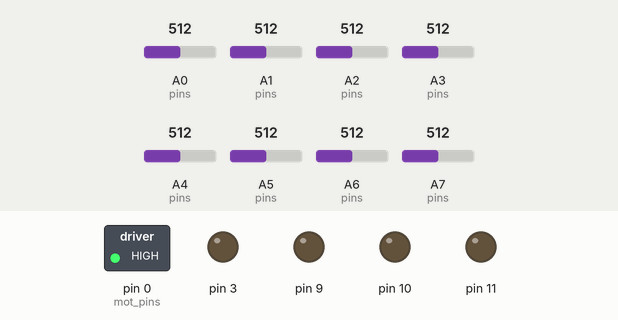
This sketch was run on a simulated Arduino Nano, built with avr-gcc and run on an emulated ATmega328P. Shown: switched loads named in the sketch (green lamp = pin HIGH), output pins drawn as LEDs (lit = HIGH). The inputs (shaded band) are chosen by the test bench; at power-on: A4 (pins) = 512, A6 (pins) = 512, A0 (pins) = 512, A1 (pins) = 512, A2 (pins) = 512, A3 (pins) = 512, A5 (pins) = 512, A7 (pins) = 512.

Above: at 2.9 s.
3.0 s: A4 (pins) set to 505
At 5.8 s:
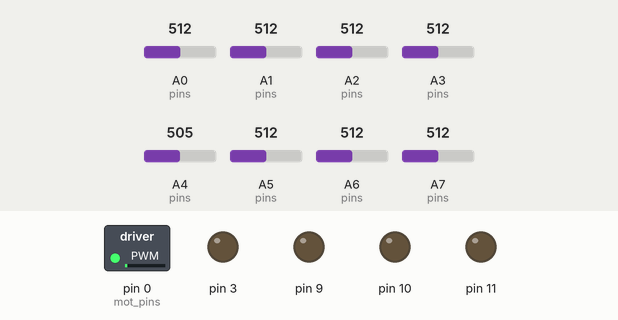
6.0 s: A6 (pins) set to 496
At 6.5 s:
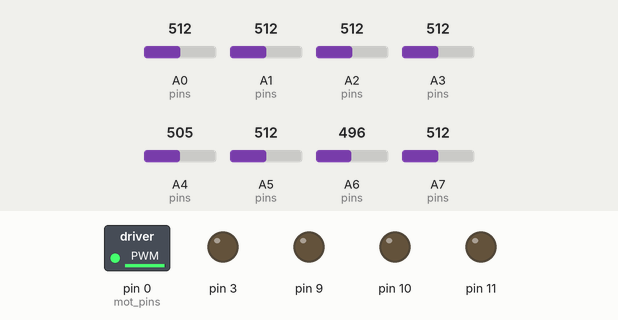
7.5 s: A0 (pins) set to 503
At 8.4 s:
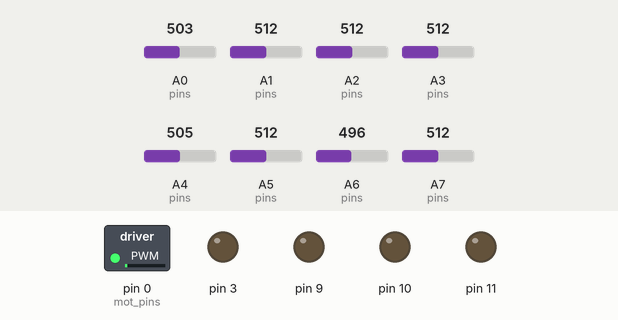
Timing chart, 0 to 10.5 s (numbered marks = the images above; inputs shaded):
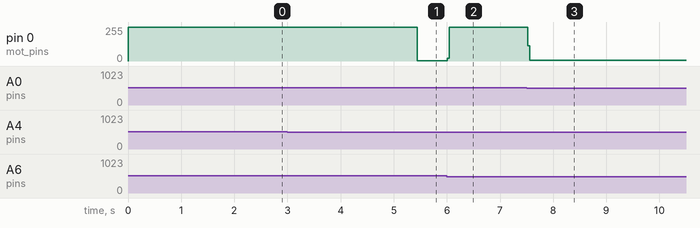

The sketch:

maze_solver.ino
```cpp
/* TODO: Base speed, response delay, wheels, continuous calibration */

#include <math.h>

// #include "constants.h"
constexpr float kp = 80,ki = 0,kd =0;
constexpr int base_pwm = 0; // max speed
constexpr unsigned int response_delay = 0;
constexpr float calibration_ratio = 0.6;

constexpr int n = 8;
constexpr int sensor_distances[] = {-4, -3, -2, -1, +1, +2, +3, +4};
constexpr bool black_line = false;
constexpr int line_width = 2;

// constexpr int west = 0, north = 1, east = 2, south = 3;
// int heading = north;
constexpr int left = -1, front = 0, right = 1, back = 2;

const int en[2] = {0, 0}; // pin to enable motors " can be shorted to 3v3 or 5v if no pins are available "
const int mot_pins[6] = {0, 0, 0, 0, 0, 0}; // tb6612fng motor driver pins
int ir1 = A0;
int ir2 = A1;
int ir3 = A2;
int ir4 = A3;
int ir5 = A4;
int ir6 = A5;
int ir7 = A6;
int ir8 = A7;
int pins[8] = {ir1, ir2, ir3, ir4, ir5, ir6, ir7, ir8};
// end constants.h

//int thresholds[8] = {150, 150, 150, 150, 150, 150, 150, 150};
int thresholds[8];

int left_motor_pwm;
int right_motor_pwm;
float current_pos;  //PID error
float set_pos=0;    //Sensor 4,5 go high
float reset,prev_error;
unsigned long int prev_time;

int an_ir[8];
int dig_ir[8];

// #include "TB6612FNG.cpp"
void assignMotor(int speed, const bool forward_direction, const int in1, const int in2, const int pwm_pin){
  // pwm: 0-255
  // dir: High is forward
  speed = speed>255 ? 255 :speed<0 ? 0 :speed;
  digitalWrite(in1, forward_direction);
  digitalWrite(in2, !forward_direction);
  analogWrite(pwm_pin, speed);
}

void writeMotor(const int motor_pwm, const int mot_pins[] = mot_pins){
  assignMotor(abs(motor_pwm), motor_pwm > 0, mot_pins[0], mot_pins[1], mot_pins[2]);
}

void writeMotors(const int left_motor_pwm, const int right_motor_pwm, const int mot_pins[6] = mot_pins){
  writeMotor(left_motor_pwm, mot_pins);
  writeMotor(right_motor_pwm, mot_pins+3);
}

void startSpinning(const bool clockwise_flag, const int mot_pins[6] = mot_pins){
  assignMotor(255, clockwise_flag, mot_pins[0], mot_pins[1], mot_pins[2]);
  assignMotor(255, !clockwise_flag, mot_pins[3], mot_pins[4], mot_pins[5]);
}

void stopMoving(const int mot_pins[6] = mot_pins){
  assignMotor(0, HIGH, mot_pins[0], mot_pins[1], mot_pins[2]);
  assignMotor(0, HIGH, mot_pins[3], mot_pins[4], mot_pins[5]);
}

void writeMotors(const int pid){
  left_motor_pwm = pid>0 ? base_pwm : base_pwm-pid;
  right_motor_pwm = pid>0 ? base_pwm-pid : base_pwm;
  writeMotors(base_pwm + pid, base_pwm - pid);
}
// end of TB6612FNG.cpp

void sensorsRead(int sensor_data[]=an_ir, int const pins[]=pins, int n = 8){
  for(int i=0; i<n; i++){
    sensor_data[i] = analogRead(pins[i]);
  }
}

void digitaliseData(bool mode, int sensor_data[]=an_ir, int const thresholds[]=thresholds, int const  n = 8)
{
  int sign = mode ? +1 : -1;
  for(int i=0; i<n; ++i){
    dig_ir[i] = sign * sensor_data[i] > sign * thresholds[i];
  }
}


  /*void sensorsRead(int *sensor_data = an_ir, int *pins = pins, int n = 8){  //Read sensor Data
    for(int i=0; i<n; i++){
      sensor_data[i] = analogRead(pins[i]);

      if(sensor_data[i]> 150){
        dig_ir[i]=1;

      }
      else{
        dig_ir[i]=0;
      }
    }
  }*/

signed  int value_assign[8]={-4,-3,-2,-1,1,2,3,4};

  //Find position of line
float getPosition(const int sensor_data[]=dig_ir, const int n = 8, const int sensor_distances[] = sensor_distances){
  int number_of_high_sensors = 0;
  float sum_of_high_sensors = 0;
  for(int i=0; i<n; i++){
    if(sensor_data[i]){
      number_of_high_sensors += 1; // number of on sensors
      sum_of_high_sensors += sensor_distances[i];
    }
  }
  if(!number_of_high_sensors){
    return 0;  // edge case handling -- if everything is zero, return 0 instead of NaN
  }
  float deviation = sum_of_high_sensors/number_of_high_sensors; // error value for pid
  return +deviation; // CONVENTION: ROBOT TURNING RIGHT IS POSITIVE
}

float getPID(float error)
{
  static float reset,prev_error;
  static unsigned long int prev_time;
  //Error is the difference between the postion of the bot and the position we want it to be
  unsigned long current_time=millis();
  double del_time=current_time-prev_time;                   //Steady state error
  reset += error*del_time;                                 //Reset-The small errors that get accumulated over time *reset gets added over time , hence global variable
  float rate_error= (error-prev_error)/del_time;
  //float rate_error = error-prev_error;//Rate of change of error
  float pid=kp*(error) + ki*(reset) + kd*(rate_error);     //Calculate PID value

  if(pid!=0){
  //Serial.print(error);
  //Serial.print(" ");
  //Serial.print(rate_error);
  //Serial.print(" ");
  //Serial.print(pid);
  //Serial.print("\n");
  }
  prev_error=error;
  prev_time=current_time;

  return pid;


}
void printArray(int array[], int n=8){
  for(int i=0; i<n; ++i){
    Serial.print(array[i]);
    Serial.print(" ");
  }
  Serial.print("\n");
}

void sensorsRead(int sensor_data[], byte const pins[], int n = 8){
  for(int i=0; i<n; i++){
    sensor_data[i] = analogRead(pins[i]);
  }
}

void newCalibrate(int thresholds[], int const pins[], int const n = 8){
  startSpinning(HIGH);
  int sensorData[n];
  int minValues[n], maxValues[n];
  for(int i=0; i<2000; ++i){
    sensorsRead(sensorData, pins, n);
    for(int j=0; j<n; ++j){
      if(sensorData[j]<minValues[j] || i==0){
        minValues[j] = sensorData[j];
      }
      if(sensorData[j]>maxValues[j] || i==0){
        maxValues[j] = sensorData[j];
      }
    }
  }
  // is this for stopping when everything is black?
  for(int i=0; i<n; ++i){
    thresholds[i] = minValues[i] + calibration_ratio * (maxValues[i] - minValues[i]);
  }
 //Serial.print("no stop");

}

void testingIncrementConstant(unsigned const int increment_delay){
  //kd = int(millis() / increment_delay);
}

void setup() {
    // put your setup code here, to run once

    pinMode(3, OUTPUT);
    pinMode(9, OUTPUT);
    pinMode(10, OUTPUT);
    pinMode(11, OUTPUT);
    pinMode(2,INPUT);

    newCalibrate(thresholds, pins, n);

    //Serial.begin(9600);
  }

/*
Direction heading;
bool isRetrace;

junction : <bool Left, bool Front, bool Right, Direction heading_at_junction, int iterations = 0>
path: stack(junction)

Turn checkJunction(){
  static bool at_junction;
}

void stack_loop(){
  readSensors();
  digitaliseData();
  Junction junction = getJunction(dig_ir, n);
  if(junction != nullptr){
    if(junction is end){
      if(heading == end){
        return;
      }
      stopMoving();
      save(path);
      heading = end;
      return;
    }
    Turn direction;
    if(isRetrace){
      assert path.top == junction;
      direction = path.next(&heading);
      return;
    }
    direction = path.push(junction, &heading);
    if(direction != front){
      makeTurn(direction);
      return;
    }
  }
  current_pos = getPosition();
  float pid = getPID(current_pos);
  writeMotors(pid);
}

*/

void pid(){
  current_pos = getPosition();
  float pid = getPID(current_pos);
  writeMotors(pid);
}

bool isAllSame(const bool check_high, const int sensor_data[], const int n){
  int sign = check_high ? +1 : -1;
  for(int i=0; i<n; ++i){
    if(sign*sensor_data[i]){
      return false;
    }
  }
  return true;
}

bool isEndAlike(const int sensor_data[], const int n=8){
  return isAllSame(black_line, sensor_data, n);
}

bool checkConditionToAction(bool (condition)(), void (action)()){
  static bool response_delay_flag;
  if(!condition()){
    response_delay_flag = false;
    return false;
  }
  static unsigned long int target_time;
  if(!response_delay_flag){
    target_time = millis() + response_delay;
    response_delay_flag = true;
  }
  if(millis()>target_time){
    action();
  }
  return true;
}

int countEndStreak(unsigned int mode, int const sensor_data[], int const n){
  int start_point, end_point, increment;
  if(mode==0){ // left
    start_point = 0;
    end_point = n;
    increment = 1;
  }
  else if(mode=1){ // right
    start_point = n-1;
    end_point = -1;
    increment = -1;
  }
  for(int i=0; i<n; ++i){
    if(!sensor_data[i]){
      return i;
    }
  }
  return n;
}

int longestStreak(const int sensor_data[], int const n){
  int streak = 0;
  int max_streak = 0;
  for(int i=0; i<n; ++i){
    if(sensor_data[i]){
      streak += 1;
    }
    else{
      max_streak = streak > max_streak ? streak : max_streak;
      streak = 0;
    }
  }
  return max_streak;
}

int* checkJunction(const int sensor_data[], int const n){
  int result[3] = {countEndStreak(0, sensor_data, n), longestStreak(sensor_data, n), countEndStreak(1, sensor_data, n)};
  // result format : [left_streak, highest_streak, right_streak];
  // left_streak : Number of sensors consecutively  on from the left
  // (If it's too complicated to get the streaks in one function call, we can do it in three)
  int *junction = new int[5]{
    result[0] > line_width,
    result[1] >= 0,
    result[2] > line_width,
    // add these while pushing to stack
    // heading,
    // -1
  };
  return junction;
}

int* getJunction(int const sensor_data[], int const n){
  // junction returned will exist only for one iteration. save it somewhere else (no need for wall hugger)
  static int *previous_junction = nullptr;
  int *junction = checkJunction(sensor_data, n);
  if(junction[1] && !junction[0] && !junction[2]){
    if(previous_junction != nullptr){
      delete [] previous_junction;
      previous_junction = nullptr;
      return junction;
    }
    return nullptr;
  }
  // assert previous_junction == junction || previous_junction == nullptr;
  delete [] previous_junction;
  previous_junction = junction;
  return nullptr;
}

void makeTurn(const int direction, const int n){
  int escape_index, catch_index, left_motor_pwm, right_motor_pwm;
  if(direction == right){
    escape_index = 0;
    catch_index = n-1;
    left_motor_pwm = base_pwm;
  }
  else if(direction == left){
    escape_index = n-1;
    catch_index = 0;
    left_motor_pwm = -base_pwm;
  }
  else{
    return;
  }
  right_motor_pwm = -left_motor_pwm;
  writeMotors(left_motor_pwm, right_motor_pwm);
  // Future Improvement: Asynchronise the sensor read
  while(!dig_ir[escape_index]){
    sensorsRead();
    digitaliseData(black_line);
  }
  while(dig_ir[catch_index]){
    sensorsRead();
    digitaliseData(black_line);
  }
}

// Task: Stop at end
void loop(){
  sensorsRead();
  digitaliseData(black_line);
  bool in_end = checkConditionToAction(
    [](){return isEndAlike(dig_ir, n);},
    [](){}
    // [](){stopMoving();}
  );
  if(in_end){
    return;
  }
  int  *junction = getJunction(dig_ir, n);
  int direction = junction[0] ? left : junction[1] ? front : junction[2] ? right : back;
  if(direction != front){
    makeTurn(direction, n);
    return;
  }
  pid();
}
```

Measured:
- the behaviour switches between 512 and 511 on A4 (pins) (found by bisection; images 0 and 1)
- the behaviour switches between 512 and 511 on A6 (pins) (found by bisection; images 1 and 2)
- the behaviour switches between 512 and 511 on A0 (pins) (found by bisection; images 2 and 3)
- after the input at 3.0 s, pin 0 (mot_pins): 255/255 → 3/255 after 2.4 s
- after the input at 6.0 s, pin 0 (mot_pins): 3/255 → 252/255 at once
- after the input at 7.5 s, pin 0 (mot_pins): 252/255 → 4/255 at once
